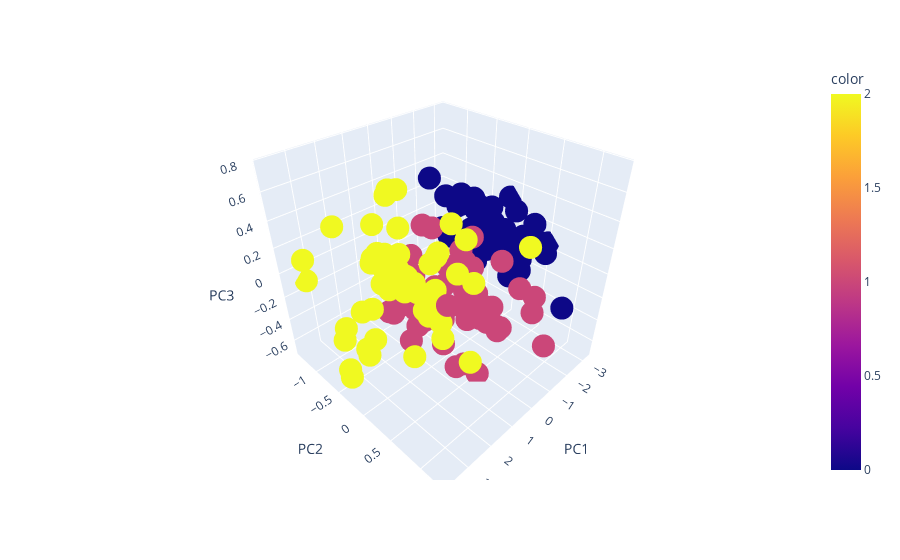

Notebook code for this chart:
### Code cell
# Use plotly to plot the first three components
import plotly.express as px
fig = px.scatter_3d(pcas, x='PC1', y='PC2', z='PC3', color=y)
fig.show()

### Figure 1 — Plotly figure (JSON) as saved in the notebook; plotly's stock layout.template omitted (floating-point values rounded to 4 significant figures; data arrays with more than 128 entries replaced by an {"elided": "..."} marker saying what was removed)
{"data": [{"hovertemplate": "PC1=%{x}<br>PC2=%{y}<br>PC3=%{z}<br>color=%{marker.color}<extra></extra>", "legendgroup": "", "marker": {"color": {"elided": "150 int values"}, "coloraxis": "coloraxis", "symbol": "circle"}, "mode": "markers", "name": "", "scene": "scene", "showlegend": false, "type": "scatter3d", "x": {"elided": "150 float values"}, "y": {"elided": "150 float values"}, "z": {"elided": "150 float values"}}], "layout": {"coloraxis": {"colorbar": {"title": {"text": "color"}}, "colorscale": [[0, "#0d0887"], [0.1111, "#46039f"], [0.2222, "#7201a8"], [0.3333, "#9c179e"], [0.4444, "#bd3786"], [0.5556, "#d8576b"], [0.6667, "#ed7953"], [0.7778, "#fb9f3a"], [0.8889, "#fdca26"], [1, "#f0f921"]]}, "legend": {"tracegroupgap": 0}, "margin": {"t": 60}, "scene": {"domain": {"x": [0, 1], "y": [0, 1]}, "xaxis": {"title": {"text": "PC1"}}, "yaxis": {"title": {"text": "PC2"}}, "zaxis": {"title": {"text": "PC3"}}}}}
